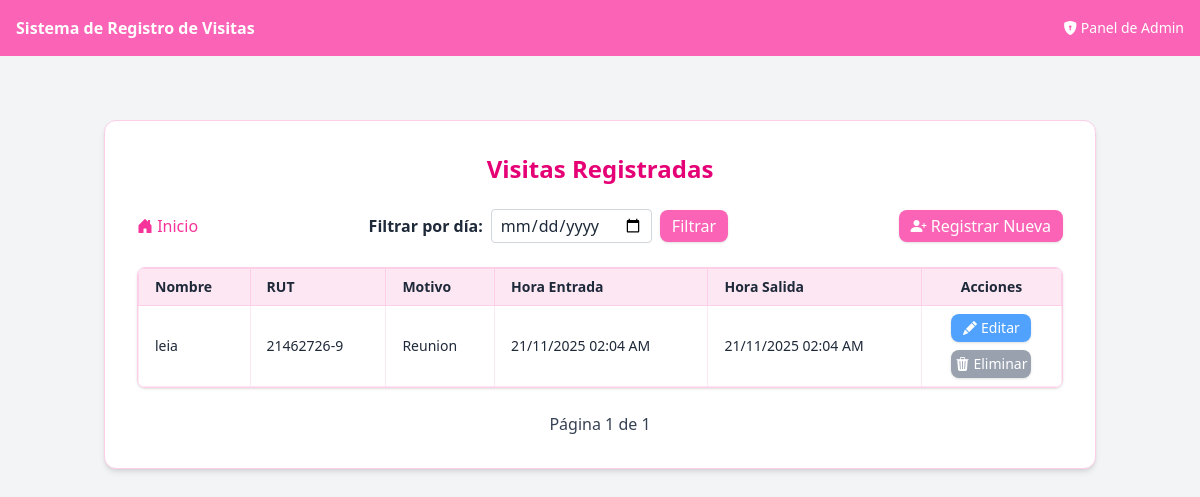
The page /listar/ on the database as committed earlier.
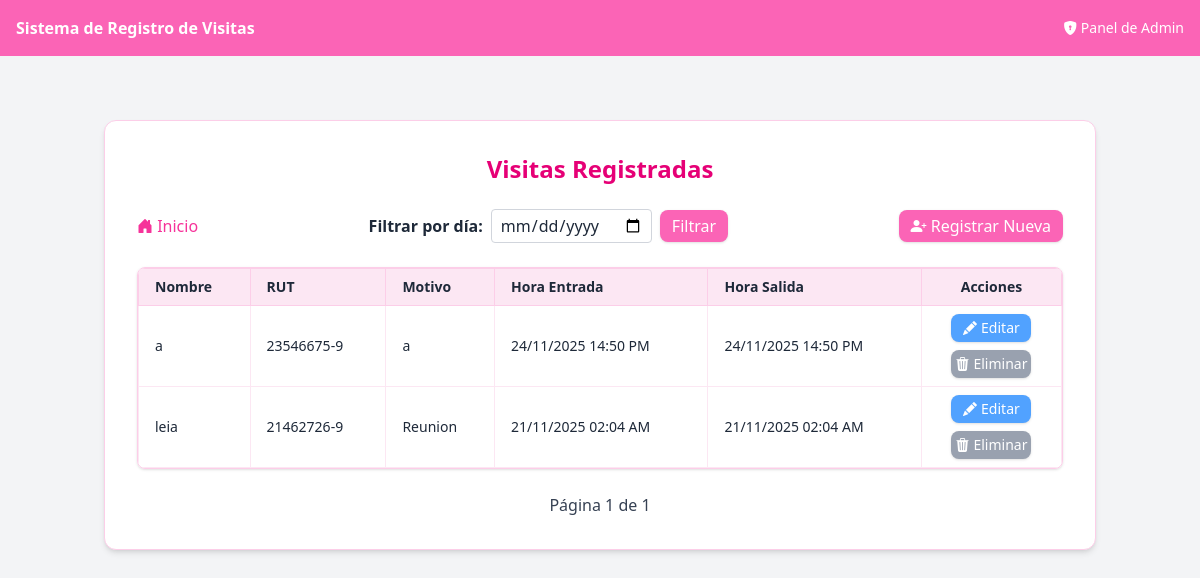
The same page on the database as committed later.
### visitas/models.py (models this page shows, shortened)
class Visita(models.Model):
    nombre = models.CharField(max_length=20)#Nombre del visitante
    apellido = models.CharField(max_length=35, blank=True, null=True)#Apellido del visitante
    rut = models.CharField(max_length=12)#RUT del visitante (identificacion chilena)
    motivo = models.TextField()#Motivo de la visita
    hora_entrada = models.DateTimeField(auto_now_add=True)#Hora de entrada que se guarda automáticamente al crear el registro
    hora_salida = models.DateTimeField(null=True, blank=True)#Hora de salida
    fecha = models.DateField(default=timezone.now)#Fecha de la visita automaticamente al crear el registro
    estado = models.CharField(
        max_length=20,
        choices=[('EN_CURSO', 'En curso'), ('FINALIZADA', 'Finalizada')],
        default='EN_CURSO'
    )
    registrado_por = models.ForeignKey(User, on_delete=models.CASCADE, null=True, blank=True)

### visitas/views.py (the view)
# urls.py: path('listar/', views.listar_visitas, name='listar_visitas'), # Página para listar visitas
def listar_visitas(request):
    fecha = request.GET.get('fecha') # Filtrar por fecha
    if fecha:
        visitas_list = Visita.objects.filter(fecha=fecha).order_by('-hora_entrada')
    else:
        visitas_list = Visita.objects.all().order_by('-hora_entrada')
    paginator = Paginator(visitas_list, 10) #Paginator con esta lista, mostrando 10 por pagina
    page_number = request.GET.get('page') #Vemos que numero de pagina nos piden en la url
    visitas_page = paginator.get_page(page_number) #Solo las visitas de ESA pagina
    return render(request, 'visitas/listar.html',{
        'visitas': visitas_page, #pasamos el objeto de la pagina
        'fecha': fecha
    })

### visitas/templates/visitas/listar.html (shortened to what this page needs)
{% extends 'visitas/base.html' %}
{% block content %}
  <div class="max-w-5xl mx-auto mt-12 p-8 bg-white rounded-xl shadow-md border border-pink-200">
    <h1 class="text-2xl font-bold mb-6 text-pink-600 text-center">Visitas Registradas</h1>
    <div class="mb-6 flex justify-between items-center">
      <a href="{% url 'visitas:inicio' %}"
         class="text-pink-500 font-medium hover:underline">
        <i class="bi bi-house-door-fill"></i> Inicio
      </a>
      <form method="get" class="flex items-center gap-2">
        <label for="fecha" class="font-semibold">Filtrar por día:</label>
        <input type="date" name="fecha" id="fecha" value="{{ fecha|default:'' }}"
              class="border border-gray-300 rounded px-2 py-1">
        <button type="submit" class="px-3 py-1 bg-pink-400 text-white rounded-lg shadow hover:bg-pink-500 transition">Filtrar</button>
      </form>
      <a href="{% url 'visitas:registrar_visita' %}"
         class="px-3 py-1 bg-pink-400 text-white rounded-lg shadow hover:bg-pink-500 transition">
        <i class="bi bi-person-plus-fill"></i> Registrar Nueva
      </a>
    </div>
    <div class="overflow-x-auto rounded-lg border border-pink-200 shadow-sm">
      <table class="w-full table-auto text-sm border-collapse">
        <thead class="bg-pink-100 text-black-700">
          <tr>
            <th class="border border-pink-200 px-4 py-2 text-left">Nombre</th>
            <th class="border border-pink-200 px-4 py-2 text-left">RUT</th>
            <th class="border border-pink-200 px-4 py-2 text-left">Motivo</th>
            <th class="border border-pink-200 px-4 py-2 text-left">Hora Entrada</th>
            <th class="border border-pink-200 px-4 py-2 text-left">Hora Salida</th>
            <th class="border border-pink-200 px-4 py-2 text-center">Acciones</th>
          </tr>
        </thead>
        <tbody>
          {% for v in visitas %}
          <tr class="hover:bg-pink-50 transition">
            <td class="border border-pink-100 px-4 py-2">{{ v.nombre }}</td>
            <td class="border border-pink-100 px-4 py-2">{{ v.rut }}</td>
            <td class="border border-pink-100 px-4 py-2">{{ v.motivo }}</td>
            <td class="border border-pink-100 px-4 py-2">{{ v.hora_entrada|date:"d/m/Y H:i A" }}</td>
            <td class="border border-pink-100 px-4 py-2">
              {% if v.hora_salida %}
                {{ v.hora_salida|date:"d/m/Y H:i A" }}
              {% else %}
                <span class="text-pink-500 font-semibold">Pendiente</span>
              {% endif %}
            </td>
            <td class="border border-pink-100 px-4 py-2 text-center">
              <div class="flex flex-col items-center gap-2">
                <a href="{% url 'visitas:editar_visita' v.pk %}"
                  class="flex items-center justify-center gap-1 w-20 px-2 py-1 bg-blue-400 text-white rounded-lg shadow hover:bg-blue-500 transition">
                  <i class="bi bi-pencil-fill"></i>
                  <span>Editar</span>
                </a>
                <a href="{% url 'visitas:eliminar_visita' v.pk %}"
                   onclick="return confirm('¿Estás seguro de eliminar la visita de {{ v.nombre }}?');"
                   class="flex items-center justify-center gap-1 w-20 px-2 py-1 bg-gray-400 text-white rounded-lg shadow hover:bg-gray-500 transition">
                  <i class="bi bi-trash3-fill"></i>
                  <span>Eliminar</span>
                </a>
              </div>
            </td>
          </tr>
          {% empty %}
          <tr>
            <td colspan="8" class="text-center py-6 text-gray-500"> <i class="bi bi-exclamation-circle"></i> No hay visitas registradas
            </td>
          </tr>
          {% endfor %}
        </tbody>
      </table>
    </div>
    <div class="mt-6 flex justify-center items-center gap-4">
      <span class="text-gray-700">
        Página {{ visitas.number }} de {{ visitas.paginator.num_pages }}
      </span>
    </div>
  </div>
{% endblock %}

Rows that differ between the two databases and show on the page:
added Visita: nombre "a", rut "23546675-9", motivo "a", hora_entrada "24/11/2025 14:50 PM", hora_salida "24/11/2025 14:50 PM"
